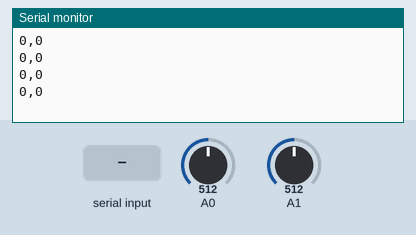
Recording of a sketch running on a simulated Arduino Uno, built with avr-gcc and run on an emulated ATmega328P. Shown: the last lines printed to the serial monitor. The test bench sets the inputs (shaded band); at power-on: A0 = 512, A1 = 512.

Above: at 1.0 s.
1.1 s: "1\n" received over Serial
At 1.6 s:
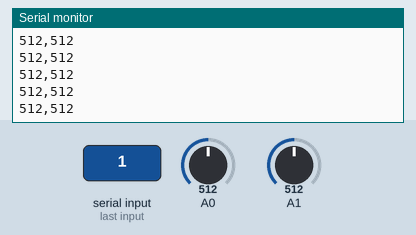
2.6 s: A0 set to 716
At 3.6 s:
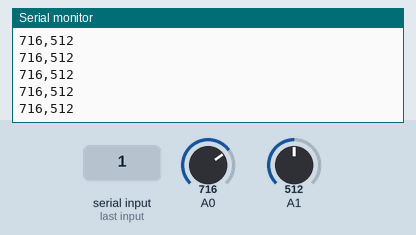
4.1 s: A1 set to 716
At 4.6 s:
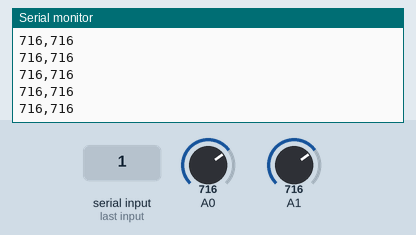
7.1 s: A0 set to 900
At 7.9 s:
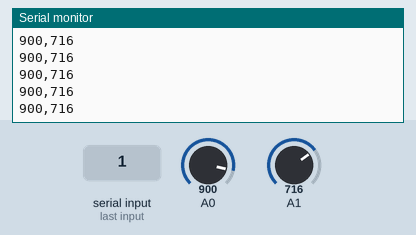
8.6 s: A1 set to 900
At 9.4 s:
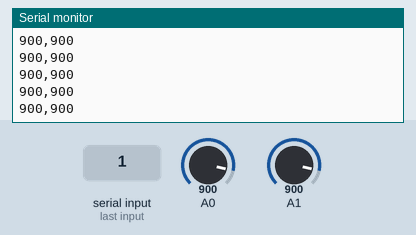
Timing chart, 0 to 11.1 s (numbered marks = the images above; inputs shaded):
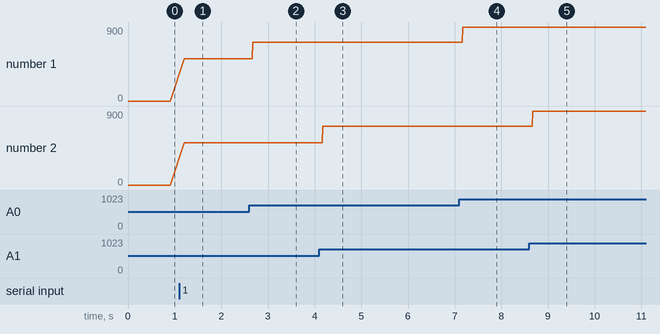

The sketch:

Sensor_readings_for_Body_Sonic.ino
```cpp
/*This program will capture data from sensors. As written, the program will
work for two sensors. However, you can easily change this by simply initializing
more variables for the sensors. Depending on the model of Arduino you use,
connecting more than two sensors may be difficult (or impossible).*/

int firstSensor = 0;
int secondSensor = 0;

/* The inByte variable is not necessary to run on all
Arduinos. However, if you are having trouble, using
the inByte variable to check that you are getting a
valid byte may be useful.*/

// int inByte = 0;


void setup()
{
  // start serial port at 9600 bps and wait for port to open:
  Serial.begin(9600);
  pinMode(2, INPUT);   // digital sensor is on digital pin 2; modify for your sensors
  establishContact();  // send a byte to establish contact until receiver responds
}

void loop()
{
  if (Serial.available() > 0) {

    /*If you are having trouble, consider using the inByte variable to test here*/
    // inByte = Serial.read();

    /*make sure to use the pin name that you have the sensors connected to. As an example, this uses
    pins A0 and A1. Again, you may initialize more variables above and assign more pins here.*/

    firstSensor = analogRead(A0);

    secondSensor = analogRead(A1);

    /*The included processing script uses ',' to delineate the pieces of data.*/
    Serial.print(firstSensor);
    Serial.print(",");
    Serial.print(secondSensor);
    Serial.print('\n');
  }
}

 void establishContact() {
  while (Serial.available() <= 0) {

    /*Printing this initial string will let you see whether your computer is connecting to the
    Arduino. If you do not receive anything in the terminal, something is wrong with the Arduino
    or the connectio to the Arduino. If you only receive 0,0 and it does not change, something is
    wrong with the Processing script or with the sensors themselves. The sensors can be finicky.*/
    Serial.println("0,0");

    /*You may change the delay. A longer delay will be slightly easier for the Processing script to
    work with. However, longer delays will also not produce as clear of tones.*/

    delay(300);
  }
}
```

Measured:
- after the input at 1.1 s, the serial monitor: prints a new line after 0.10 s (image 1)
- after the input at 2.6 s, the serial monitor: prints a new line after 0.07 s (image 2)
- after the input at 4.1 s, the serial monitor: prints a new line after 0.07 s (image 3)
- after the input at 7.1 s, the serial monitor: prints a new line after 0.07 s (image 4)
- after the input at 8.6 s, the serial monitor: prints a new line after 0.07 s (image 5)
- plotted number 1: 0 → 512 after the input at 1.1 s, 512 → 716 after the input at 2.6 s, 716 → 900 after the input at 7.1 s
- plotted number 2: 0 → 512 after the input at 1.1 s
